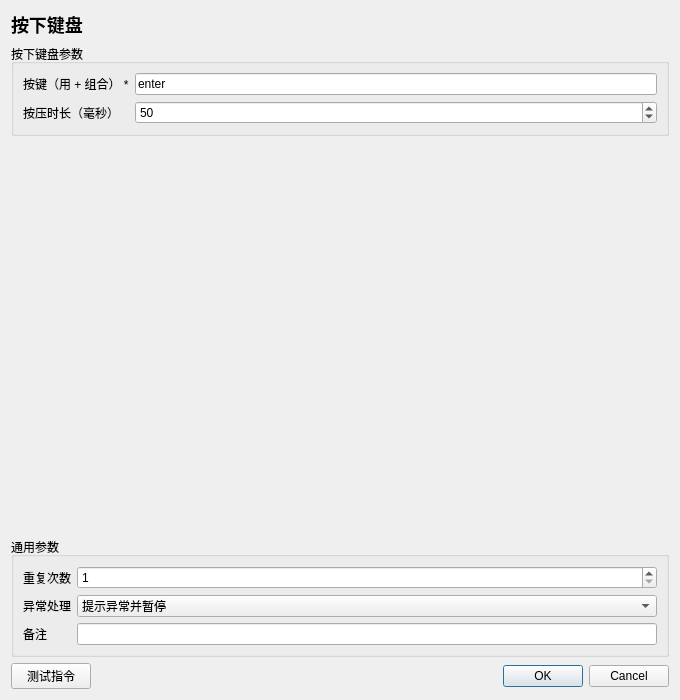
<?xml version="1.0" encoding="UTF-8"?>
<ui version="4.0"><class>InstructionEditor</class><widget class="QDialog" name="InstructionEditor">
<property name="geometry"><rect><x>0</x><y>0</y><width>680</width><height>700</height></rect></property><property name="minimumSize"><size><width>560</width><height>480</height></size></property><property name="windowTitle"><string>按下键盘</string></property>
<layout class="QVBoxLayout" name="rootLayout">
<item><widget class="QLabel" name="titleLabel"><property name="text"><string>按下键盘</string></property><property name="styleSheet"><string>font-size: 18px; font-weight: 600;</string></property></widget></item>
<item><widget class="QGroupBox" name="parameterGroupBox"><property name="title"><string>按下键盘参数</string></property><layout class="QFormLayout" name="parameterFormLayout"><item row="0" column="0"><widget class="QLabel" name="parameterLabel_0"><property name="text"><string>按键（用 + 组合） *</string></property></widget></item><item row="0" column="1"><widget class="QLineEdit" name="parameter_0"><property name="text"><string>enter</string></property></widget></item>
<item row="1" column="0"><widget class="QLabel" name="parameterLabel_1"><property name="text"><string>按压时长（毫秒）</string></property></widget></item><item row="1" column="1"><widget class="QSpinBox" name="parameter_1"><property name="minimum"><number>0</number></property><property name="maximum"><number>3600000</number></property><property name="value"><number>50</number></property></widget></item></layout></widget></item>
<item><spacer name="verticalSpacer"><property name="orientation"><enum>Qt::Vertical</enum></property><property name="sizeHint" stdset="0"><size><width>20</width><height>20</height></size></property></spacer></item>
<item><widget class="QGroupBox" name="commonGroupBox"><property name="title"><string>通用参数</string></property><layout class="QFormLayout" name="commonFormLayout">
<item row="0" column="0"><widget class="QLabel" name="repeatLabel"><property name="text"><string>重复次数</string></property></widget></item><item row="0" column="1"><widget class="QSpinBox" name="repeatSpinBox"><property name="minimum"><number>1</number></property><property name="maximum"><number>999999</number></property><property name="value"><number>1</number></property></widget></item>
<item row="1" column="0"><widget class="QLabel" name="errorPolicyLabel"><property name="text"><string>异常处理</string></property></widget></item><item row="1" column="1"><widget class="QComboBox" name="errorPolicyComboBox"><item><property name="text"><string>自动跳过</string></property></item><item><property name="text"><string>提示异常并暂停</string></property></item><item><property name="text"><string>提示异常并停止</string></property></item><property name="currentIndex"><number>1</number></property></widget></item>
<item row="2" column="0"><widget class="QLabel" name="noteLabel"><property name="text"><string>备注</string></property></widget></item><item row="2" column="1"><widget class="QLineEdit" name="noteEdit"/></item>
</layout></widget></item>
<item><layout class="QHBoxLayout" name="footerLayout"><item><widget class="QPushButton" name="testButton"><property name="text"><string>测试指令</string></property></widget></item><item><spacer name="footerSpacer"><property name="orientation"><enum>Qt::Horizontal</enum></property><property name="sizeHint" stdset="0"><size><width>40</width><height>20</height></size></property></spacer></item><item><widget class="QDialogButtonBox" name="buttonBox"><property name="standardButtons"><set>QDialogButtonBox::Cancel|QDialogButtonBox::Ok</set></property></widget></item></layout></item>
</layout></widget><resources/><connections/></ui>
